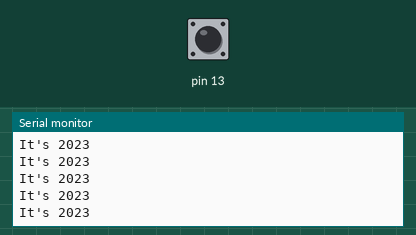
Simulated run of this sketch. Board: Arduino Uno, built with avr-gcc and run on an emulated ATmega328P. On the bench: the last lines printed to the serial monitor. Inputs (shaded band) come from the test bench; at power-on: pin 13 LOW.

Above: at 1.2 s.
1.3 s: pin 13 driven HIGH
At 2.1 s:
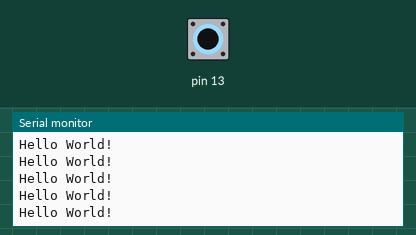
3.2 s: pin 13 driven LOW
At 4.1 s:
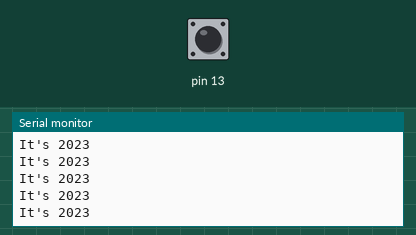
6.2 s: pin 13 driven HIGH
At 6.9 s:
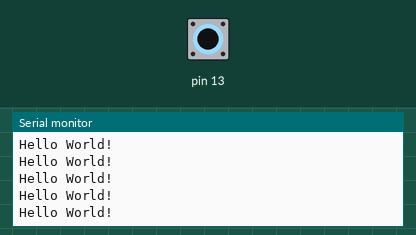
9.2 s: pin 13 pulsed LOW 2 times (0.12 s each, 0.3 s apart)
12.8 s: pin 13 pulsed LOW 5 times (0.12 s each, 0.3 s apart)
17.3 s: pin 13 driven LOW
At 18.3 s:
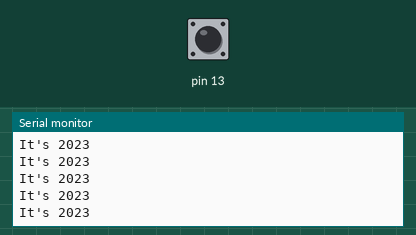

The sketch:

exercise_II.ino
```cpp
// Jordan White
// This file is for exercise III of lab 3

void setup() {
  // put your setup code here, to run once:
  Serial.begin(9600);
}

void loop() {
  // put your main code here, to run repeatedly:
  int sensorValue = digitalRead(13);
  if (sensorValue == HIGH) {
    Serial.println("Hello World!");
  } else {
    Serial.println("It's 2023");
  }
}
```

Measured:
- after the input at 1.3 s, the serial monitor: prints a new line after 0.07 s (image 1)
- after the input at 17.3 s, the serial monitor: prints a new line after 0.07 s (image 4)
